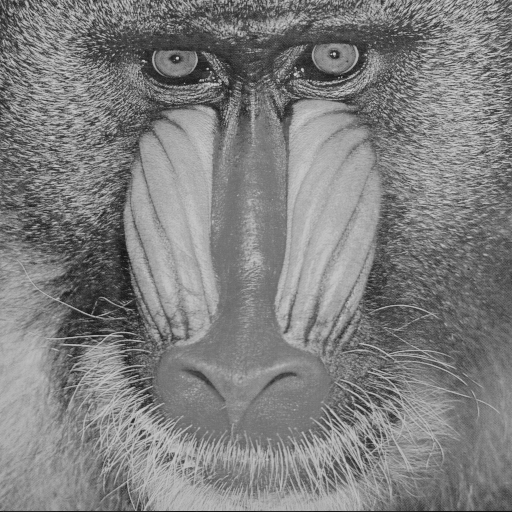
#> input picture digital_image_processing/test_imgs/baboon.tif, 512 x 512 px
$ python -i robinson_operator.py   (imports and definitions only)
#> lines starting #> are read from the running program, lines starting #| are printed output that depends on the picture
#> further down, picture is the input picture: shape (512, 512); min 16, max 214, mean 127.3
import math
import numpy as np
import cv2.cv2 as cv2

from skimage import util
from scipy import ndimage
from digital_image_processing.tools.logger_base import log as log_message


def robinson_operator(img_to_robinson: np.ndarray) -> dict:
    """Runs the Robinson Operator algorithm

    Reference:
    Comparison of Edge Detection Algorithms for Automated Radiographic Measurement of the Carrying Angle.
    Journal of Biomedical Engineering and Medical Imaging, 2(6). https://doi.org/10.14738/jbemi.26.1753. Nasution,
    T. Y., Zarlis, M., & Nasution, M. K. (2017).
    Optimizing Robinson Operator with Ant Colony Optimization As a
    Digital Image Edge Detection Method. Journal of Physics: Conference Series, 930,
    012034. https://doi.org/10.1088/1742-6596/930/1/012034

    :param img_to_robinson: The input image. Must be a gray scale image
    :type img_to_robinson: ndarray

    :return: The estimated local operator for each pixel
    :rtype: ndarray
    """

    log_message.info('========Robinson Operator==========')
    template_north = np.array([[1, 2, 1],
                               [0, 0, 0],
                               [-1, -2, -1]])
    north = cv2.filter2D(img_to_robinson, -1, template_north)
    template_sobel_horizontal = np.array([[-1, -2, -1],
                                          [0, 0, 0],
                                          [1, 2, 1]])
    sobel_horizontal = cv2.filter2D(img_to_robinson, -1, template_sobel_horizontal)
    template_sobel_vertical = np.array([[-1, 0, 1],
                                        [-2, 0, 2],
                                        [-1, 0, 1]])
    sobel_vertical = cv2.filter2D(img_to_robinson, -1, template_sobel_vertical)
    template_west = np.array([[1, 0, -1],
                              [2, 0, -2],
                              [1, 0, -1]])
    west = cv2.filter2D(img_to_robinson, -1, template_west)
    template_north_west = np.array([[2, 1, 0],
                                    [1, 0, -1],
                                    [0, -1, -2]])
    north_west = cv2.filter2D(img_to_robinson, -1, template_north_west)
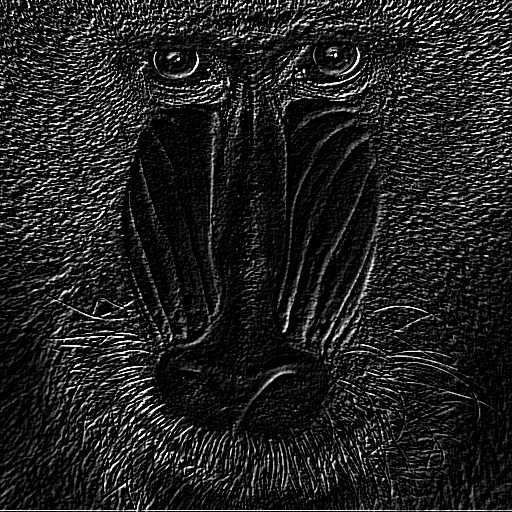
#> north_west: shape (512, 512); min 0, max 255, mean 32.3
    template_south_east = np.array([[-2, -1, 0],
                                    [-1, 0, 1],
                                    [0, 1, 2]])
    south_east = cv2.filter2D(img_to_robinson, -1, template_south_east)
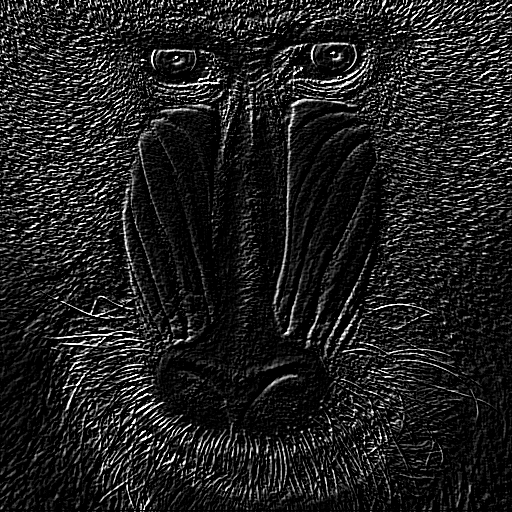
#> south_east: shape (512, 512); min 0, max 255, mean 31.8
    template_north_east = np.array([[0, 1, 2],
                                    [-1, 0, 1],
                                    [-2, -1, 0]])
    north_east = cv2.filter2D(img_to_robinson, -1, template_north_east)
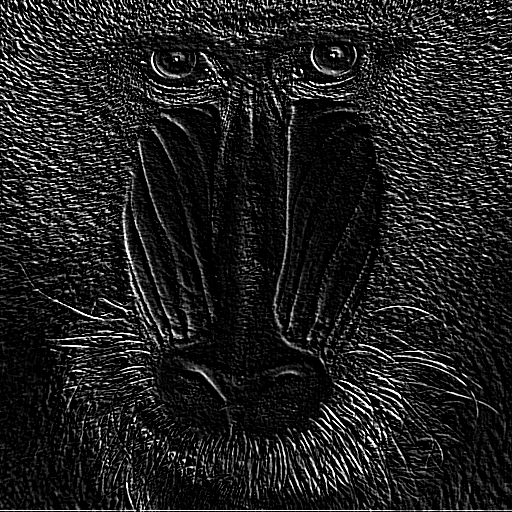
#> north_east: shape (512, 512); min 0, max 255, mean 32.4
    template_south_west = np.array([[0, -1, -2],
                                    [1, 0, -1],
                                    [2, 1, 0]])
    south_west = cv2.filter2D(img_to_robinson, -1, template_south_west)
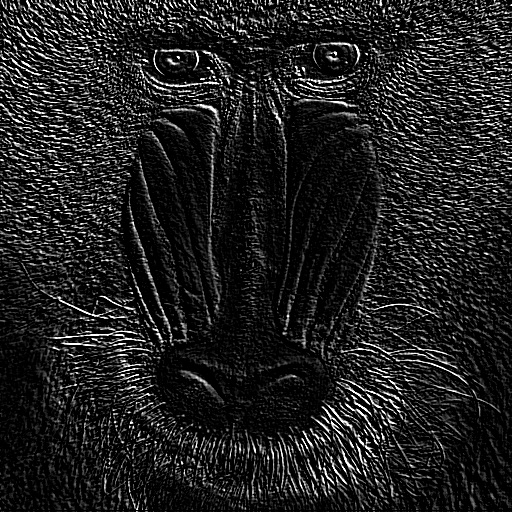
#> south_west: shape (512, 512); min 0, max 255, mean 32.3

    four_templates = np.append([template_sobel_vertical], [template_south_east], axis=0)
    four_templates = np.append(four_templates, [template_sobel_horizontal], axis=0)
    four_templates = np.append(four_templates, [template_south_west], axis=0)
    h4_7 = np.negative(four_templates)
    e_k = np.zeros(img_to_robinson.shape)

    h0_7 = np.concatenate((four_templates, h4_7), axis=0)

    for filter_template in h0_7:
        e_k = np.maximum(ndimage.filters.convolve(img_to_robinson, filter_template), e_k)
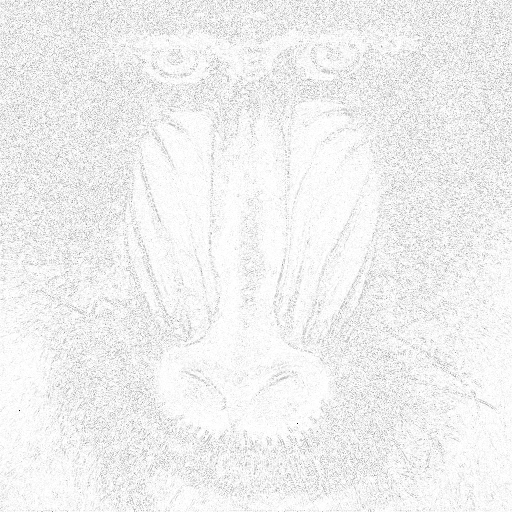
#> e_k: shape (512, 512) float64; min 0, max 255, mean 239.4

    k_k = img_to_robinson
    for v in range(0, img_to_robinson.shape[1]):
        for u in range(0, img_to_robinson.shape[0]):
            k_k[u][v] = math.pi / 4 * e_k[u][v]
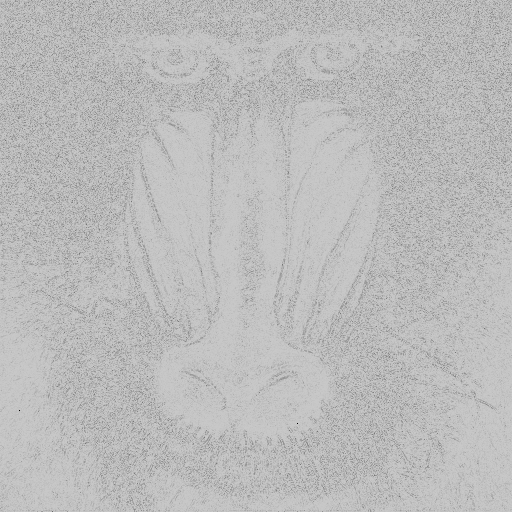
#> k_k: shape (512, 512); min 0, max 200, mean 187.5
    four_templates = util.invert(k_k)
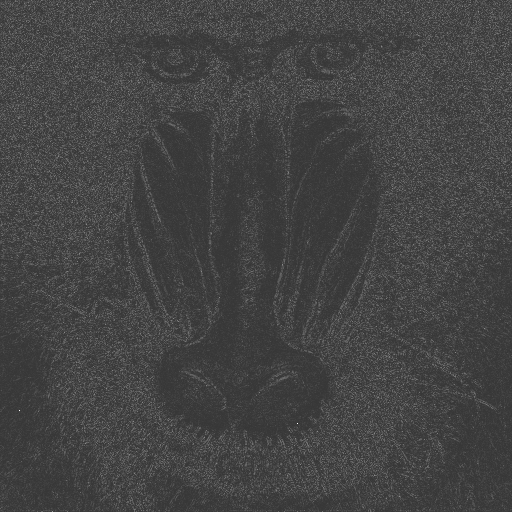
#> four_templates: shape (512, 512); min 55, max 255, mean 67.5
    # FIXME
#> (the run stopped early here; a loop or call above may not have finished)

$ run again, on digital_image_processing/test_imgs/boats.tif
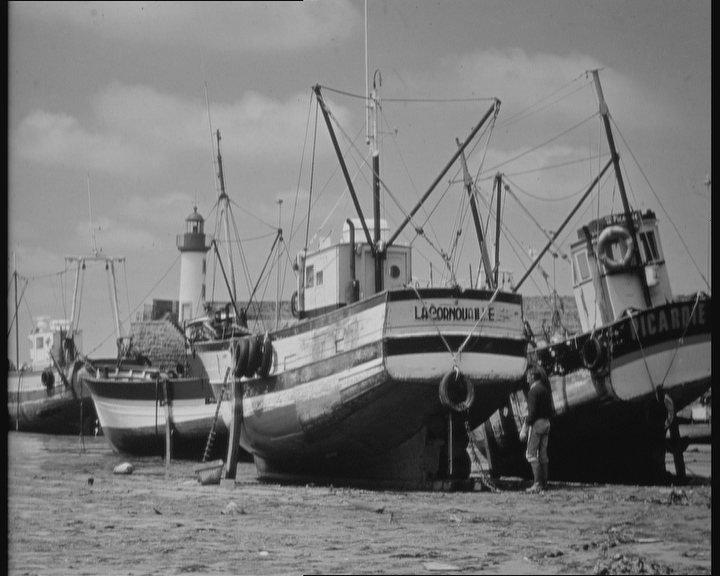
#> input picture digital_image_processing/test_imgs/boats.tif, 720 x 576 px
#> picture is the input picture: shape (576, 720); min 3, max 220, mean 120
#> after the loop in robinson_operator, `for v in range(0, img_to_robinson.shape[1]):`:
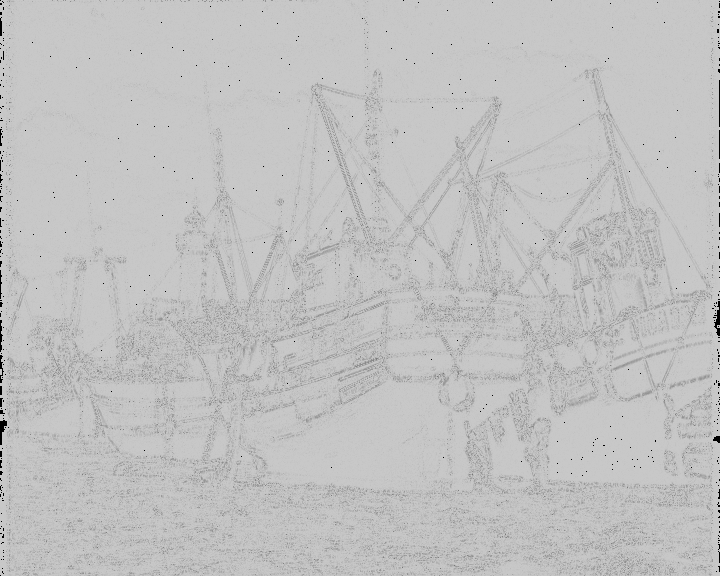
#> k_k: shape (576, 720); min 0, max 200, mean 193.3
#> in robinson_operator, `four_templates = util.invert(k_k)`:
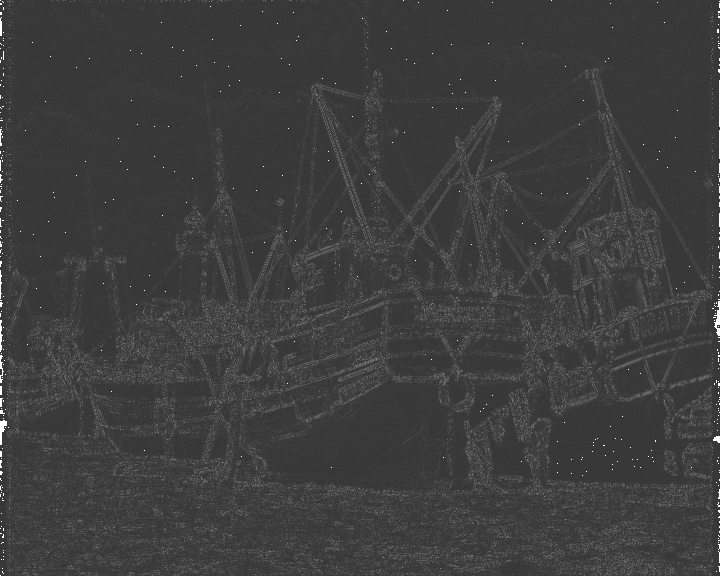
#> four_templates: shape (576, 720); min 55, max 255, mean 61.7

$ run again, on digital_image_processing/test_imgs/bridge.tif
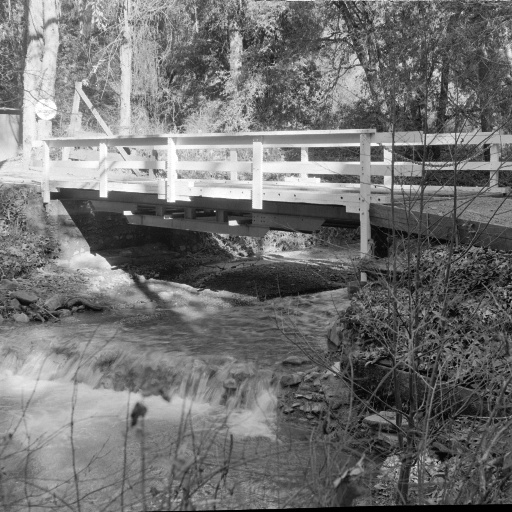
#> input picture digital_image_processing/test_imgs/bridge.tif, 512 x 512 px
#> picture is the input picture: shape (512, 512); min 0, max 255, mean 113.8
#> in robinson_operator, `four_templates = util.invert(k_k)`:
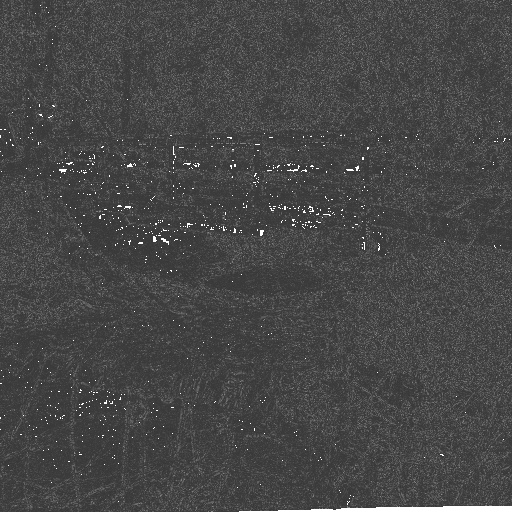
#> four_templates: shape (512, 512); min 55, max 255, mean 70.6
